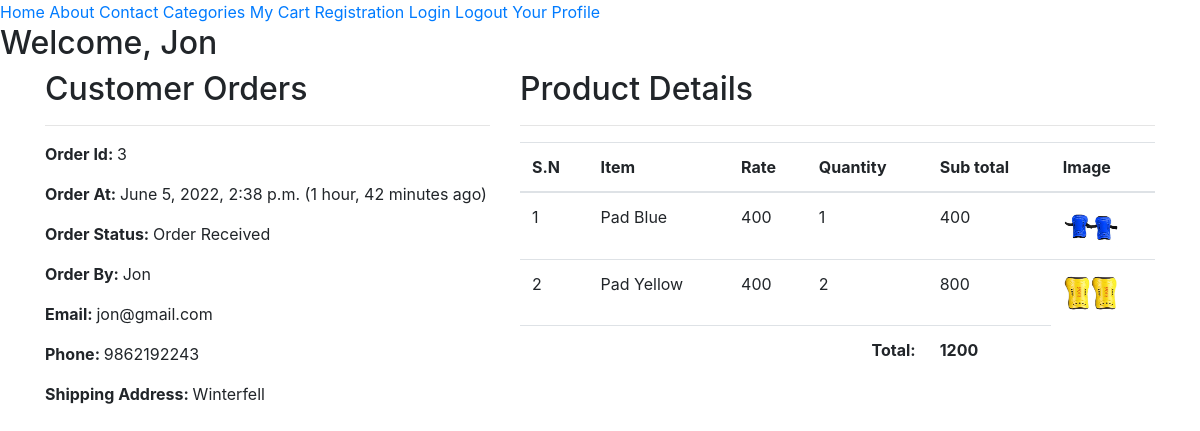
The app's page /customer-order-detail/3 (signed in) with its own data.
### myshop/models.py (models this page shows, shortened)
class Order(models.Model):
    cart = models.OneToOneField(Cart, on_delete=models.CASCADE)
    ordered_by = models.CharField(max_length=100)
    shipping_address = models.CharField(max_length=100)
    mobile = models.CharField(max_length=15)
    email = models.EmailField(null=True, blank=True)
    subtotal = models.PositiveIntegerField()
    discount = models.PositiveIntegerField()
    total = models.PositiveIntegerField()
    order_status = models.CharField(max_length=30, choices=ORDER_STATUS)
    order_at = models.DateTimeField(auto_now_add=True, null=True, blank=True)
    class Meta:
        verbose_name_plural = 'Order'

class CartProduct(models.Model):
    cart = models.ForeignKey(Cart, on_delete=models.CASCADE)
    product = models.ForeignKey(Product, on_delete=models.CASCADE)
    rate = models.PositiveIntegerField()
    quantity = models.PositiveIntegerField()
    subtotal = models.PositiveIntegerField()
    class Meta:
        verbose_name_plural = 'CartProduct'

class Product(models.Model):
    title = models.CharField(max_length=200)
    slug = models.SlugField(unique=True)
    category = models.ForeignKey(Category, on_delete=models.CASCADE)
    image = models.ImageField(upload_to = 'products')
    marked_price = models.PositiveIntegerField()
    selling_price = models.PositiveIntegerField()
    description = models.TextField()
    warranty = models.CharField(max_length=200, null=True, blank=True)
    return_policy = models.CharField(max_length=200, null=True, blank=True)
    view_count = models.PositiveIntegerField(default=0)
    class Meta:
        verbose_name_plural = 'Product'

### myshop/views.py (the view)
# urls.py: path('customer-order-detail/<int:pk>', CustomerOrderDetailView.as_view(), name='customer_order_detail'),
class CustomerOrderDetailView(DetailView):
    template_name = 'customer_order.html'
    model = Order
    context_object_name = 'order_obj'
    def dispatch(self, request, *args, **kwargs):
        if request.user.is_authenticated and request.user.customer:
            order_id = self.kwargs['pk']
            print(order_id)
            order = Order.objects.get(id=order_id)
            if request.user != order.cart.customer:
                return redirect('customer_profile')
        else:
            return redirect('login')
        return super().dispatch(request, *args, **kwargs)

### templates/customer_order.html (shortened to what this page needs)
{% extends 'base.html' %}
{% block content %}
<div class="container">
    <div class="row offset">
        <div class="col-md-5">
            <h2>Customer Orders</h2> <hr>
            <p><span class="font-weight-bold">Order Id: </span> {{ order_obj.id }}</p>
            <p><span class="font-weight-bold">Order At: </span> {{ order_obj.order_at }} ({{order_obj.order_at|timesince }} ago)</p>
            <p><span class="font-weight-bold">Order Status: </span> {{ order_obj.order_status }}</p>
            <p><span class="font-weight-bold">Order By: </span> {{ order_obj.ordered_by }}</p>
            <p><span class="font-weight-bold">Email: </span> {{ order_obj.email }}</p>
            <p><span class="font-weight-bold">Phone: </span> {{ order_obj.mobile }}</p>
            <p><span class="font-weight-bold">Shipping Address: </span> {{ order_obj.shipping_address }}</p>
        </div>
        <div class="col-md-7">
            <h2>Product Details</h2> <hr>
            <table class="table">
                <thead>
                    <tr>
                        <th>S.N</th>
                        <th>Item</th>
                        <th>Rate</th>
                        <th>Quantity</th>
                        <th>Sub total</th>
                        <th>Image</th>
                    </tr>
                </thead>
                <tbody>
                    {% for order in order_obj.cart.cartproduct_set.all %}
                    <tr>
                        <td>{{ forloop.counter }}</td>
                        <td>{{ order.product.title }}</a></td>
                        <td>{{ order.rate }}</td>
                        <td>{{ order.quantity}}</td>
                        <td>{{ order.subtotal}}</td>
                        <td><img src="{{ order.product.image.url }}" height="42" width="55"></a></td>
                    </tr>
                    {% endfor %}
                    <tr>
                        <th colspan="4" class="text-right">Total: </th>
                        <th>{{ order_obj.total }}</th>
                    </tr>
                </tbody>
            </table>
        </div>
    </div>
</div>
{% endblock %}

### templates/base.html (shortened to what this page needs)
<!doctype html>
<html lang="en">
  <head>
    <link rel="stylesheet" href="https://cdn.jsdelivr.net/npm/bootstrap@4.6.1/dist/css/bootstrap.min.css">
  </head>
  <body>
    <a href="{% url 'home' %}">Home</a>
    <a href="{% url 'about' %}">About</a>
    <a href="{% url 'contact' %}">Contact</a>
    <a href="{% url 'category' %}">Categories</a>
    <a href="{% url 'mycart' %}">My Cart</a>
    <a href="{% url 'customerregistration' %}">Registration</a>
    <a href="{% url 'login' %}">Login</a>
    {% if user.is_authenticated and user.customer %}
    <a href="{% url 'logout' %}">Logout</a>
    <a href="{% url 'customer_profile' %}">Your Profile</a>
    <h2>Welcome, {{ request.user }}</h2>
    {% endif %}
    {% block content %}
    {% endblock %}
  </body>
</html>

### records on screen
Order: id "3", order_at "June 5, 2022, 2:38 p.m.", order_at "1 hour, 42 minutes", order_status "Order Received", ordered_by "Jon", email "jon@gmail.com", mobile "9862192243", shipping_address "Winterfell", total "1200"
CartProduct: product "Pad Blue", rate "400", quantity "1", subtotal "400", product.image (picture)
CartProduct: product "Pad Yellow", rate "400", quantity "2", subtotal "800", product.image (picture)

### other values on screen
{{ request.user }} "Jon"
